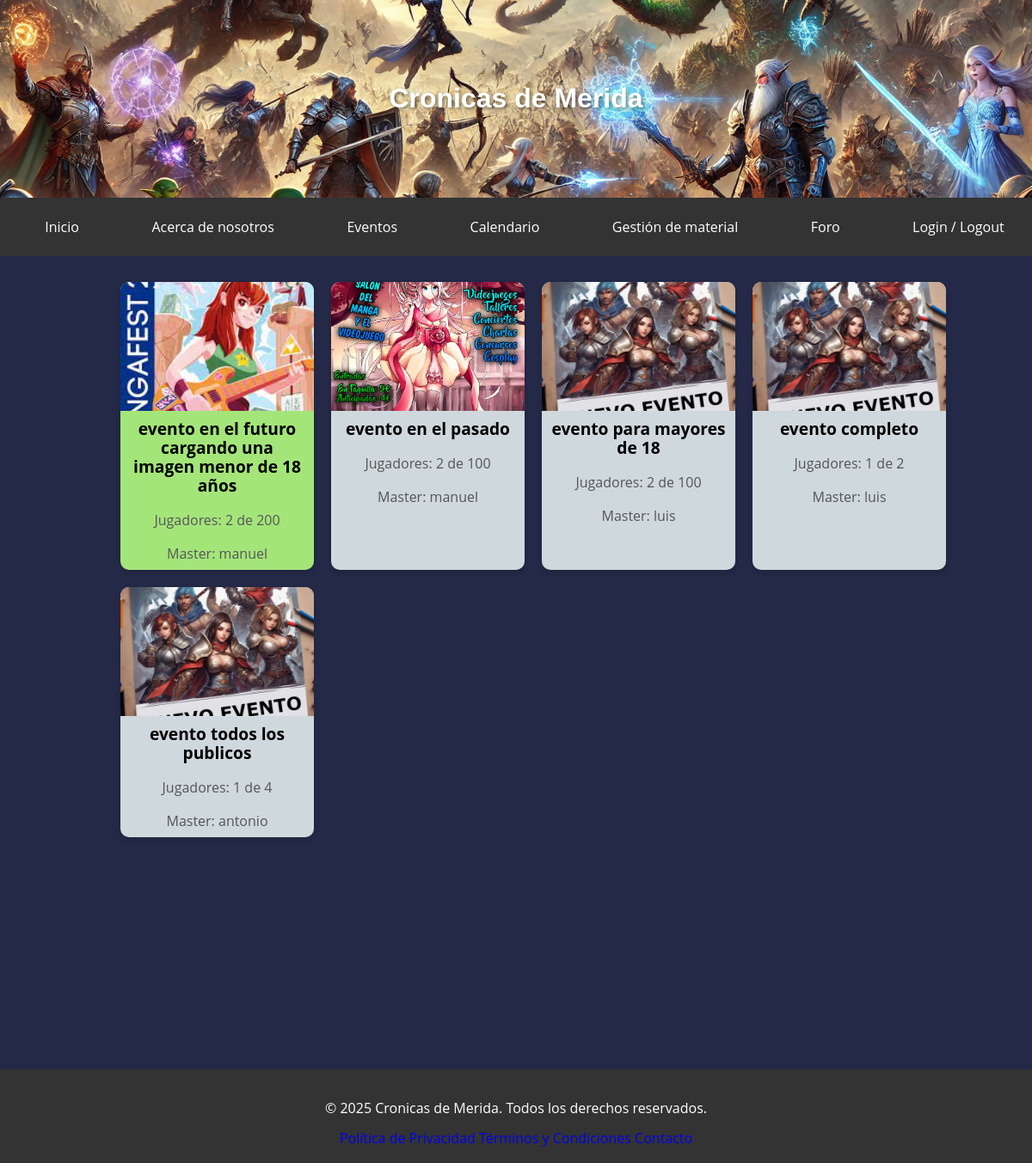
The page /?pag=show_events on the database its author committed.
### tables this page shows
CREATE TABLE `eventos` (
  `id` int(11) NOT NULL,
  `title` varchar(255) NOT NULL COMMENT 'Título del evento',
  `description` text NOT NULL COMMENT 'Descripción del evento',
  `master` varchar(255) NOT NULL COMMENT 'Organizador del evento',
  `players` int(11) NOT NULL COMMENT 'Cantidad de asistentes permitidos',
  `date` date NOT NULL COMMENT 'Fecha del evento',
  `time` time NOT NULL COMMENT 'Hora de inicio del evento',
  `end_time` time NOT NULL COMMENT 'Hora de finalización del evento',
  `mode` enum('online','presencial') NOT NULL COMMENT 'Modo del evento (online o presencial)',
  `location` varchar(255) DEFAULT NULL COMMENT 'Ubicación del evento si es presencial',
  `adults` tinyint(1) DEFAULT 0 COMMENT 'Indica si es solo para adultos',
  `image` varchar(255) DEFAULT NULL COMMENT 'Ruta de la Imagen representativa del evento'
);

### www/models/usuario.php (called while the page is built, shortened)
<?php
class Usuario {
    protected string $rol;
    public function __construct(int $id, string $nombre_usuario, string $nombre, string $email, string $rol) {
        $this->rol = $rol;
    }
    public function get_rol():string{
        return $this-> rol;
    }
}

### www/controllers/show_events.php (the view, shortened to what this page needs)
<?php
$query = "SELECT e.id, e.title, e.master, e.players, e.adults, e.image, e.date,
                 (SELECT COUNT(*) FROM jugadores_eventos je WHERE je.fk_eventos = e.id) AS nJugadores
          FROM eventos e";
$stmt = $pdo->query($query);
if ($stmt->rowCount() > 0) {
    while ($row = $stmt->fetch()) {
        $id = $row['id'];
        $ruta = !empty($row['image']) ? $row['image'] : 'assets/images/eventos.jpg';
        $titulo = $row['title'];
        $jugadores = $row['players'];
        $nJugadores = $row['nJugadores'];
        $master = $row['master'];
        $date = strtotime($row['date']);
        $now = time();
        if ($date > $now && $row['adults'] == 0) {
            $color = "card-event--green";
        } elseif ($date > $now && $row['adults'] == 1) {
            $color = "card-event--orange";
        } else {
            $color = "card-event--gray";
        }
        echo "<a href='?pag=event&&id={$id}' class='card-event {$color}'>
                <img src='{$ruta}' alt='Img Juego' class='card-event__image'/>
                <h2 class='card-event__title'>{$titulo}</h2>
                <p class='card-event__players'>Jugadores: {$nJugadores} de {$jugadores}</p>
                <p class='card-event__master'>Master: {$master}</p>
              </a>";
    }
} else {
    echo "<p>No hay eventos disponibles.</p>";
}

### www/views/head.php (shortened to what this page needs)
<!DOCTYPE html>
<html lang="es">
<head>
    <link rel="stylesheet" href="styles/reset.css">
    <link rel="stylesheet" href="styles/styles.css">
    <link rel="stylesheet" href="styles/responsive.css">
    <link rel="stylesheet" href="https://cdnjs.cloudflare.com/ajax/libs/font-awesome/6.0.0-beta3/css/all.min.css">
</head>

### www/index.php (shortened to what this page needs)
<?php
include_once "models/usuario.php";
$usuario = $_SESSION['user'];
include_once "views/head.php";
$pdo = require_once 'config/conexion.php';
?>
<body>
    <div class="wrapper">
        <header>
            <div class="banner">
                <h1 class="banner__text">Cronicas de Merida</h1>
            </div>
        </header>
        <?php
        include_once "views/menu.php";
        ?>
        <main class="main">
            <?php
            if (isset($_GET["pag"])) {
                switch ($_GET["pag"]) {
                    case 'show_events':
                        include_once "views/show_events.php";
                        break;
                }
            }
            ?>
        </main>
        <?php include_once "views/footer.php"; ?>
    </div>
</body>
</html>

### www/views/menu.php (shortened to what this page needs)
<nav class="menu">
    <ul class="menu__list" id="menu-list">
        <li class="menu__item"><a href="index.php" class="menu__link">Inicio</a></li>
        <li class="menu__item"><a href="?pag=about" class="menu__link">Acerca de nosotros</a></li>
        <li class="menu__item menu__item--has-submenu">
            <a href="#" class="menu__link submenu-toggle">Eventos</a>
        </li>
        <li class="menu__item"><a href="?pag=calendar" class="menu__link">Calendario</a></li>
        <li class="menu__item menu__item--has-submenu">
            <a href="#" class="menu__link submenu-toggle">Gestión de material</a>
        </li>
        <li class="menu__item"><a href="?pag=forum" class="menu__link">Foro</a></li>
        <?php
        if ($usuario->get_rol() == "visitante") {
            echo " <li class='menu__item menu__item--has-submenu'>
                <a href='#' class='menu__link submenu-toggle'>Login / Logout</a>
                <ul class='submenu'>
                    <li class='submenu__item'><a href='?pag=login' class='submenu__link'>registrarse</a></li>
                    <li class='submenu__item'><a href='?pag=creat_account' class='submenu__link'>crear cuenta</a></li>
                </ul>
            </li>";
        }
        ?>
    </ul>
</nav>

### www/views/show_events.php
<div class="container__event">
    <?php include_once "controllers/show_events.php";
    ?>
</div>

### www/views/footer.php
<footer class="footer">
  <div class="footer-content">
    <p>&copy; 2025 Cronicas de Merida. Todos los derechos reservados.</p>
    <nav class="footer-nav" aria-label="footer menu">
      <a href="#">Política de Privacidad</a>
      <a href="#">Términos y Condiciones</a>
      <a href="#">Contacto</a>
    </nav>
  </div>
</footer>

### www/styles/styles.css (style rules this page uses)
:root { --background-color: #232946; --headline-color: #fffffe; --paragraph-color: #b8c1ec; --button-bg-color: #eebbc3; --button-bg-color-success: #2ecc71; --button-bg-color-success-hover: #27ae60; --button-bg-color-danger: #e04444; --button-bg-color-danger-hover: #df1b1b; --button-bg-color-hover: #e98b99; --button-text-color: #232946; --font-montserrat: "Montserrat", sans-serif; --font-opensans: "Open Sans", sans-serif; }
html, body { height: 100%; display: flex; flex-direction: column; }
body { font-family: var(--font-opensans); background-color: var(--background-color); color: var(--paragraph-color); margin: 0; }
a { text-decoration: none; }
.wrapper { flex: 1; display: flex; flex-direction: column; }
main { flex-grow: 1; padding-top: 10px; padding-bottom: 250px; display: flex; flex-direction: column; margin: 20px; align-items: center; justify-content: center; text-align: center; }
.footer { background-color: #333; color: white; text-align: center; padding: 20px; max-width: 100%; }
header { position: relative; background: url("../assets/images/banner.jpg") no-repeat center bottom/cover; background-position: center calc(100% + 80px); padding: 75px 0; text-align: center; color: white; }
.banner { position: relative; z-index: 10; }
.banner__text { font-size: 2em; font-family: var(--font-montserrat); text-shadow: 2px 2px 4px rgba(0, 0, 0, 0.5); }
.menu { background: #333; color: white; padding: 10px; width: 100%; max-width: 100vw; position: relative; z-index: 1000; transition: top 0.3s ease-in-out; }
.menu__list { list-style: none; display: flex; justify-content: space-around; padding: 0; margin: 0; }
.menu__item { position: relative; }
.menu__link { color: white; text-decoration: none; display: block; padding: 15px 20px; }
.container__event { display: grid; grid-template-columns: repeat(4, 1fr); gap: 20px; max-width:80% ; }
.card-event, .card { display: flex; flex-direction: column; background-color: white; border-radius: 10px; overflow: hidden; text-decoration: none; color: black; box-shadow: 0 4px 6px rgba(0, 0, 0, 0.1); transition: transform 0.3s ease-in-out; }
.card-event__image { width: 100%; height: 150px; object-fit: cover; }
.card-event__title, .card-event__players, .card-event__master { margin: 10px; text-align: center; }
.card-event__title { font-size: 1.2em; font-weight: bold; }
.card-event__players, .card-event__master { font-size: 1em; color: #555; }
.card-event--green { background-color: #a4e57a; }
.card-event--gray { background-color: #cfd8dc; }
.main { display: flex; justify-content: center; align-items: center; width: 100%; }

### rows shown on the page
eventos: image (picture), title "evento en el futuro cargando una imagen menor de 18 años", nJugadores "2", players "200", master "manuel"
eventos: image (picture), title "evento en el pasado", nJugadores "2", players "100", master "manuel"
eventos: title "evento para mayores de 18", nJugadores "2", players "100", master "luis"
eventos: title "evento completo", nJugadores "1", players "2", master "luis"
eventos: title "evento todos los publicos", nJugadores "1", players "4", master "antonio"
